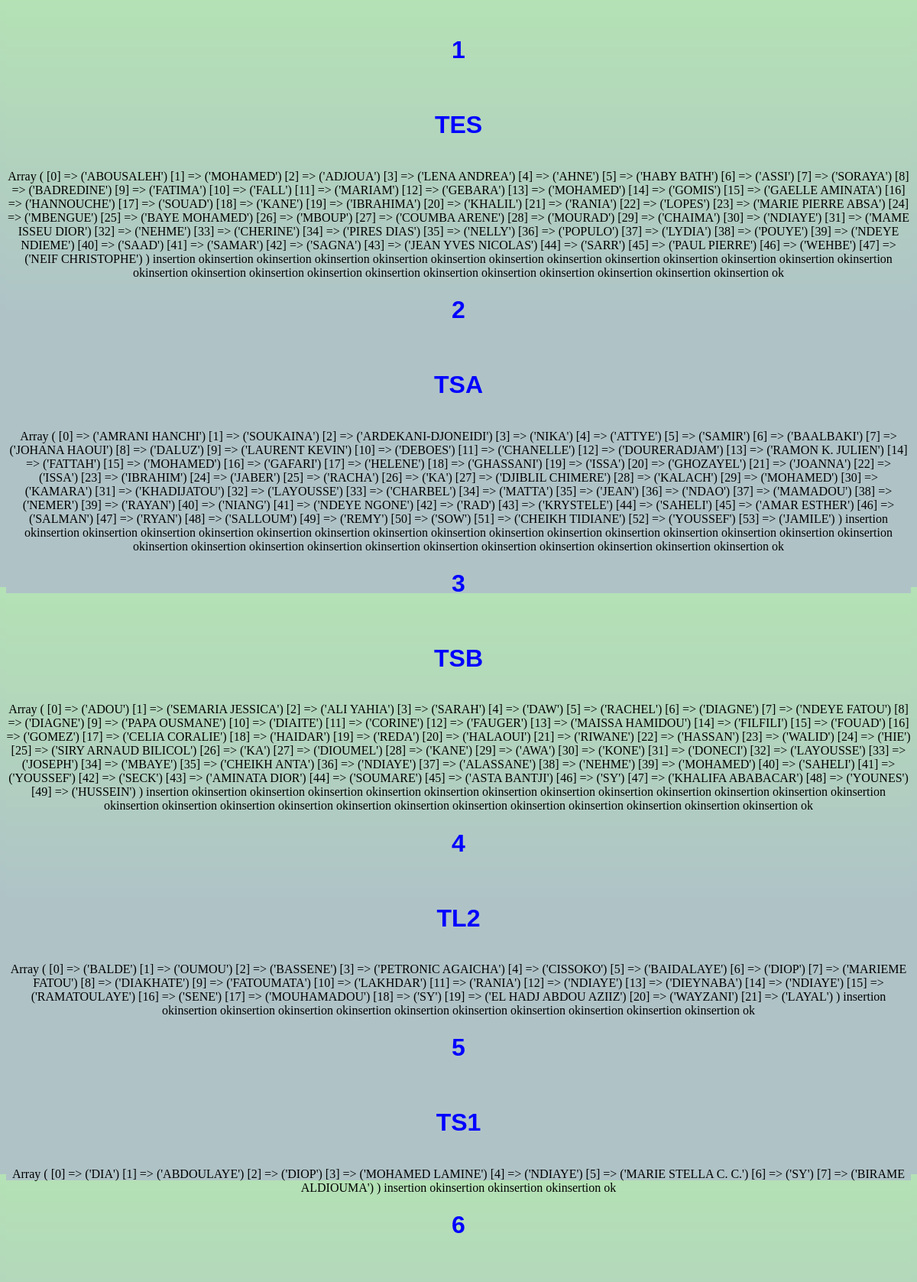
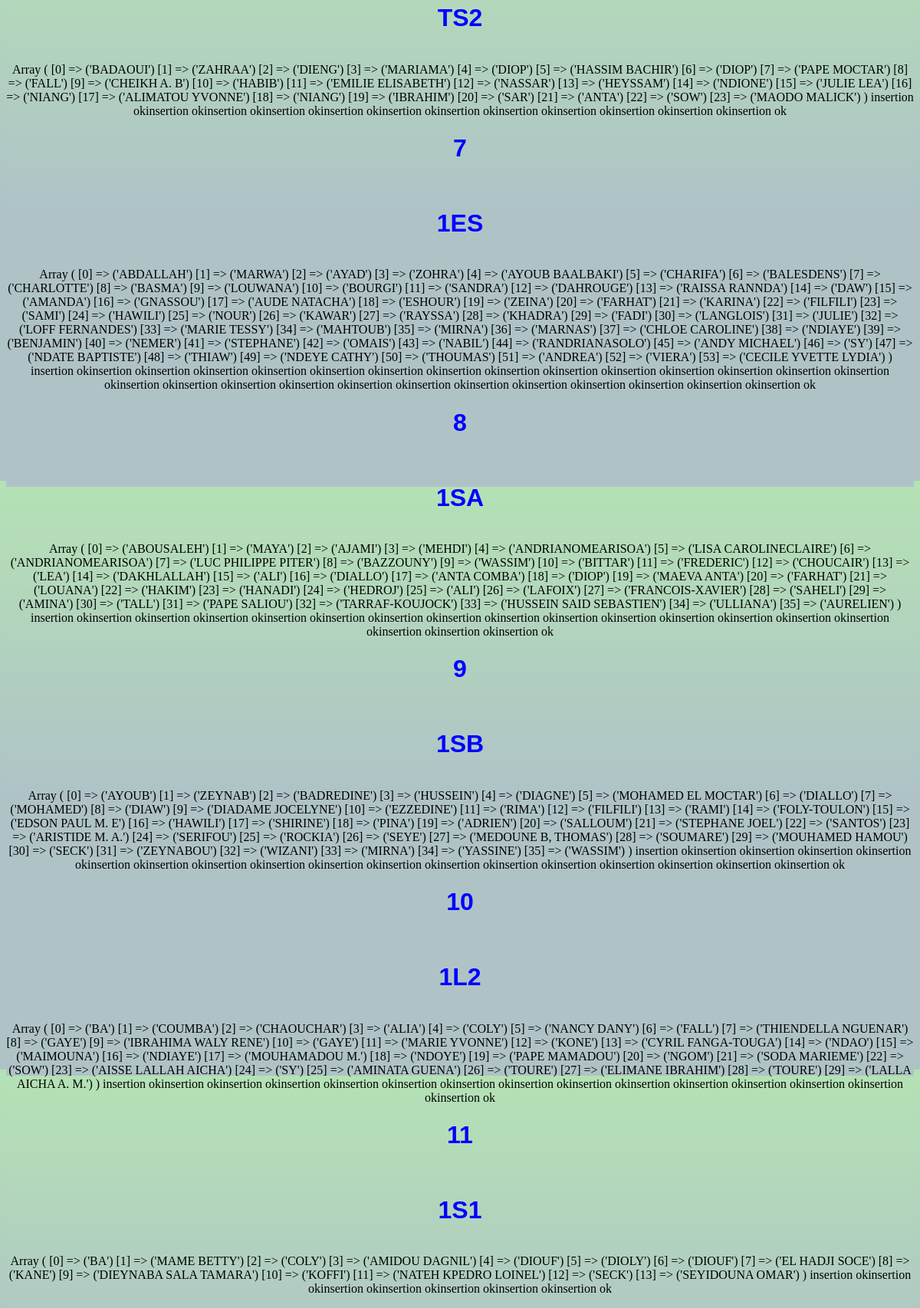
/lire_liste_classe_fic.php (upper part), run on the app's committed database (2 pictures, top to bottom).
### tables this page shows
CREATE TABLE IF NOT EXISTS `CLASSE` (
  `id_classe` int(2) NOT NULL auto_increment,
  `nom_classe` char(3) NOT NULL default '',
  `id_pp` int(2) NOT NULL default '0',
  PRIMARY KEY  (`id_classe`),
  KEY `fkPP` (`id_pp`)
);

### lire_liste_classe_fic.php (the view)
<html>
<?php include("connect.php"); ?>
<link rel="stylesheet" type="text/css" href="style.css">
</head><body>
</body>
<?php
for($j=1;$j<=17;$j++){
	$classe=mysql_query("select * from CLASSE where id_classe='$j'");
	$id_classe=mysql_fetch_array($classe);
	print("<br><h1>".$id_classe[0]."</h1><br><h1>".$id_classe[1]."</h1><br>");
	$noms = file("./test/classe/".$j.".txt");
	$insertNom = array();
	foreach ($noms as $nom) {
	    $insertNom[] = "('".rtrim($nom)."')";
	}
	print_r($insertNom);
	for($i=0;$i<sizeof($insertNom);$i++){
		$query = "insert into  ELEVE(nom_eleve,prenom_eleve,id_classe) values (".$insertNom[$i].",".$insertNom[$i+=1].",".$id_classe[0].")";
		if(mysql_query($query)) print("insertion ok"); else die("<br><b>".mysql_error()."<br>".__LINE__."<br>");
	}
}
?>
</html>

### style.css (style rules this page uses)
html,body { background-image:url(img/slash.png); text-align:center; }
h1 { font-family:sans-serif; color:blue; font-size:-1; }

### data on the page
classe: id_classe "1", nom_classe "TES", value "Array ( [0] => ('ABOUSALEH') [1] => ('MOHAMED') [2] => ('ADJOUA') [3] => ('LENA ANDREA') [4] => ('AHNE') [5] => ('HABY BATH') [6] => ('ASSI') [7] => ('SORAYA') [8] => ('BADREDINE') [9] => ('FATIMA') [10] => ('FALL') [11] => ('MARIAM') [12] => ('GEBARA') [13] => ('MOHAMED') [14] => ('GOMIS') [15] => ('GAELLE AMINATA') [16] => ('HANNOUCHE') [17] => ('SOUAD') [18] => ('KANE') [19] => ('IBRAHIMA') [20] => ('KHALIL') [21] => ('RANIA') [22] => ('LOPES') [23] => ('MARIE PIERRE ABSA') [24] => ('MBENGUE') [25] => ('BAYE MOHAMED') [26] => ('MBOUP') [27] => ('COUMBA ARENE') [28] => ('MOURAD') [29] => ('CHAIMA') [30] => ('NDIAYE') [31] => ('MAME ISSEU DIOR') [32] => ('NEHME') [33] => ('CHERINE') [34]…"
classe: id_classe "2", nom_classe "TSA", value "Array ( [0] => ('AMRANI HANCHI') [1] => ('SOUKAINA') [2] => ('ARDEKANI-DJONEIDI') [3] => ('NIKA') [4] => ('ATTYE') [5] => ('SAMIR') [6] => ('BAALBAKI') [7] => ('JOHANA HAOUI') [8] => ('DALUZ') [9] => ('LAURENT KEVIN') [10] => ('DEBOES') [11] => ('CHANELLE') [12] => ('DOURERADJAM') [13] => ('RAMON K. JULIEN') [14] => ('FATTAH') [15] => ('MOHAMED') [16] => ('GAFARI') [17] => ('HELENE') [18] => ('GHASSANI') [19] => ('ISSA') [20] => ('GHOZAYEL') [21] => ('JOANNA') [22] => ('ISSA') [23] => ('IBRAHIM') [24] => ('JABER') [25] => ('RACHA') [26] => ('KA') [27] => ('DJIBLIL CHIMERE') [28] => ('KALACH') [29] => ('MOHAMED') [30] => ('KAMARA') [31] => ('KHADIJATOU') [32] => ('LAYOUSSE') [33] =>…"
classe: id_classe "3", nom_classe "TSB", value "Array ( [0] => ('ADOU') [1] => ('SEMARIA JESSICA') [2] => ('ALI YAHIA') [3] => ('SARAH') [4] => ('DAW') [5] => ('RACHEL') [6] => ('DIAGNE') [7] => ('NDEYE FATOU') [8] => ('DIAGNE') [9] => ('PAPA OUSMANE') [10] => ('DIAITE') [11] => ('CORINE') [12] => ('FAUGER') [13] => ('MAISSA HAMIDOU') [14] => ('FILFILI') [15] => ('FOUAD') [16] => ('GOMEZ') [17] => ('CELIA CORALIE') [18] => ('HAIDAR') [19] => ('REDA') [20] => ('HALAOUI') [21] => ('RIWANE') [22] => ('HASSAN') [23] => ('WALID') [24] => ('HIE') [25] => ('SIRY ARNAUD BILICOL') [26] => ('KA') [27] => ('DIOUMEL') [28] => ('KANE') [29] => ('AWA') [30] => ('KONE') [31] => ('DONECI') [32] => ('LAYOUSSE') [33] => ('JOSEPH') [34] => ('MBAYE') [35]…"
classe: id_classe "4", nom_classe "TL2", value "Array ( [0] => ('BALDE') [1] => ('OUMOU') [2] => ('BASSENE') [3] => ('PETRONIC AGAICHA') [4] => ('CISSOKO') [5] => ('BAIDALAYE') [6] => ('DIOP') [7] => ('MARIEME FATOU') [8] => ('DIAKHATE') [9] => ('FATOUMATA') [10] => ('LAKHDAR') [11] => ('RANIA') [12] => ('NDIAYE') [13] => ('DIEYNABA') [14] => ('NDIAYE') [15] => ('RAMATOULAYE') [16] => ('SENE') [17] => ('MOUHAMADOU') [18] => ('SY') [19] => ('EL HADJ ABDOU AZIIZ') [20] => ('WAYZANI') [21] => ('LAYAL') )"
classe: id_classe "5", nom_classe "TS1", value "Array ( [0] => ('DIA') [1] => ('ABDOULAYE') [2] => ('DIOP') [3] => ('MOHAMED LAMINE') [4] => ('NDIAYE') [5] => ('MARIE STELLA C. C.') [6] => ('SY') [7] => ('BIRAME ALDIOUMA') )"
classe: id_classe "6", nom_classe "TS2", value "Array ( [0] => ('BADAOUI') [1] => ('ZAHRAA') [2] => ('DIENG') [3] => ('MARIAMA') [4] => ('DIOP') [5] => ('HASSIM BACHIR') [6] => ('DIOP') [7] => ('PAPE MOCTAR') [8] => ('FALL') [9] => ('CHEIKH A. B') [10] => ('HABIB') [11] => ('EMILIE ELISABETH') [12] => ('NASSAR') [13] => ('HEYSSAM') [14] => ('NDIONE') [15] => ('JULIE LEA') [16] => ('NIANG') [17] => ('ALIMATOU YVONNE') [18] => ('NIANG') [19] => ('IBRAHIM') [20] => ('SAR') [21] => ('ANTA') [22] => ('SOW') [23] => ('MAODO MALICK') )"
classe: id_classe "7", nom_classe "1ES", value "Array ( [0] => ('ABDALLAH') [1] => ('MARWA') [2] => ('AYAD') [3] => ('ZOHRA') [4] => ('AYOUB BAALBAKI') [5] => ('CHARIFA') [6] => ('BALESDENS') [7] => ('CHARLOTTE') [8] => ('BASMA') [9] => ('LOUWANA') [10] => ('BOURGI') [11] => ('SANDRA') [12] => ('DAHROUGE') [13] => ('RAISSA RANNDA') [14] => ('DAW') [15] => ('AMANDA') [16] => ('GNASSOU') [17] => ('AUDE NATACHA') [18] => ('ESHOUR') [19] => ('ZEINA') [20] => ('FARHAT') [21] => ('KARINA') [22] => ('FILFILI') [23] => ('SAMI') [24] => ('HAWILI') [25] => ('NOUR') [26] => ('KAWAR') [27] => ('RAYSSA') [28] => ('KHADRA') [29] => ('FADI') [30] => ('LANGLOIS') [31] => ('JULIE') [32] => ('LOFF FERNANDES') [33] => ('MARIE TESSY') [34] => ('MAHTOUB')…"
classe: id_classe "8", nom_classe "1SA", value "Array ( [0] => ('ABOUSALEH') [1] => ('MAYA') [2] => ('AJAMI') [3] => ('MEHDI') [4] => ('ANDRIANOMEARISOA') [5] => ('LISA CAROLINECLAIRE') [6] => ('ANDRIANOMEARISOA') [7] => ('LUC PHILIPPE PITER') [8] => ('BAZZOUNY') [9] => ('WASSIM') [10] => ('BITTAR') [11] => ('FREDERIC') [12] => ('CHOUCAIR') [13] => ('LEA') [14] => ('DAKHLALLAH') [15] => ('ALI') [16] => ('DIALLO') [17] => ('ANTA COMBA') [18] => ('DIOP') [19] => ('MAEVA ANTA') [20] => ('FARHAT') [21] => ('LOUANA') [22] => ('HAKIM') [23] => ('HANADI') [24] => ('HEDROJ') [25] => ('ALI') [26] => ('LAFOIX') [27] => ('FRANCOIS-XAVIER') [28] => ('SAHELI') [29] => ('AMINA') [30] => ('TALL') [31] => ('PAPE SALIOU') [32] => ('TARRAF-KOUJOCK') [33]…"
classe: id_classe "9", nom_classe "1SB", value "Array ( [0] => ('AYOUB') [1] => ('ZEYNAB') [2] => ('BADREDINE') [3] => ('HUSSEIN') [4] => ('DIAGNE') [5] => ('MOHAMED EL MOCTAR') [6] => ('DIALLO') [7] => ('MOHAMED') [8] => ('DIAW') [9] => ('DIADAME JOCELYNE') [10] => ('EZZEDINE') [11] => ('RIMA') [12] => ('FILFILI') [13] => ('RAMI') [14] => ('FOLY-TOULON') [15] => ('EDSON PAUL M. E') [16] => ('HAWILI') [17] => ('SHIRINE') [18] => ('PINA') [19] => ('ADRIEN') [20] => ('SALLOUM') [21] => ('STEPHANE JOEL') [22] => ('SANTOS') [23] => ('ARISTIDE M. A.') [24] => ('SERIFOU') [25] => ('ROCKIA') [26] => ('SEYE') [27] => ('MEDOUNE B, THOMAS') [28] => ('SOUMARE') [29] => ('MOUHAMED HAMOU') [30] => ('SECK') [31] => ('ZEYNABOU') [32] => ('WIZANI') [33]…"
classe: id_classe "10", nom_classe "1L2", value "Array ( [0] => ('BA') [1] => ('COUMBA') [2] => ('CHAOUCHAR') [3] => ('ALIA') [4] => ('COLY') [5] => ('NANCY DANY') [6] => ('FALL') [7] => ('THIENDELLA NGUENAR') [8] => ('GAYE') [9] => ('IBRAHIMA WALY RENE') [10] => ('GAYE') [11] => ('MARIE YVONNE') [12] => ('KONE') [13] => ('CYRIL FANGA-TOUGA') [14] => ('NDAO') [15] => ('MAIMOUNA') [16] => ('NDIAYE') [17] => ('MOUHAMADOU M.') [18] => ('NDOYE') [19] => ('PAPE MAMADOU') [20] => ('NGOM') [21] => ('SODA MARIEME') [22] => ('SOW') [23] => ('AISSE LALLAH AICHA') [24] => ('SY') [25] => ('AMINATA GUENA') [26] => ('TOURE') [27] => ('ELIMANE IBRAHIM') [28] => ('TOURE') [29] => ('LALLA AICHA A. M.') )"
classe: id_classe "11", nom_classe "1S1", value "Array ( [0] => ('BA') [1] => ('MAME BETTY') [2] => ('COLY') [3] => ('AMIDOU DAGNIL') [4] => ('DIOUF') [5] => ('DIOLY') [6] => ('DIOUF') [7] => ('EL HADJI SOCE') [8] => ('KANE') [9] => ('DIEYNABA SALA TAMARA') [10] => ('KOFFI') [11] => ('NATEH KPEDRO LOINEL') [12] => ('SECK') [13] => ('SEYIDOUNA OMAR') )"
